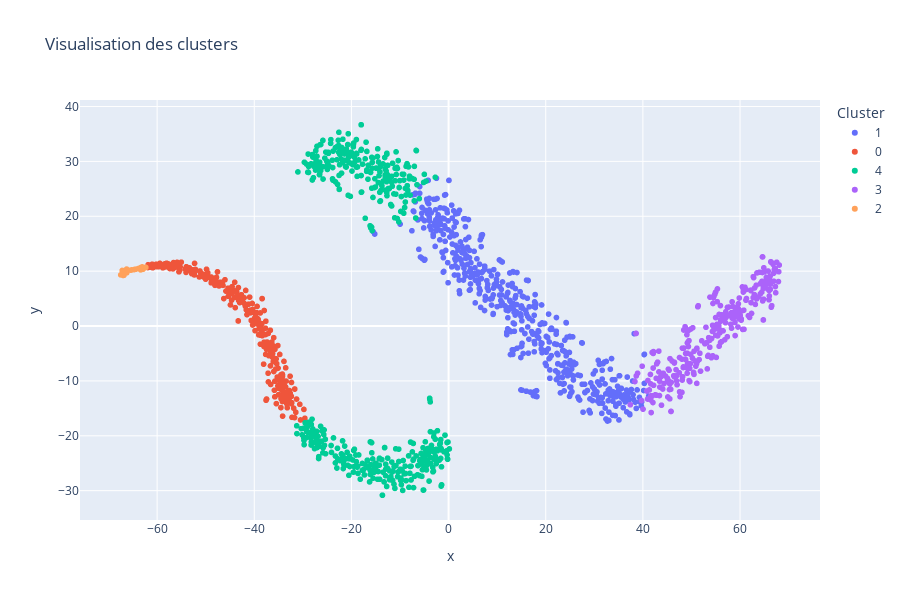

Notebook code for this chart:
### Code cell
from numpy import stack

X = stack(df['doc_vector'].values)  # Matrice des vecteurs
visualize_clusters_2d(X, df['cluster'], method='tsne')

### Figure 1 — Plotly figure (JSON) as saved in the notebook; plotly's stock layout.template omitted (floating-point values rounded to 4 significant figures; data arrays with more than 128 entries replaced by an {"elided": "..."} marker saying what was removed)
{"data": [{"hovertemplate": "Cluster=1<br>x=%{x}<br>y=%{y}<extra></extra>", "legendgroup": "1", "marker": {"color": "#636efa", "size": 6, "symbol": "circle"}, "mode": "markers", "name": "1", "showlegend": true, "type": "scattergl", "x": {"elided": "518 float values"}, "xaxis": "x", "y": {"elided": "518 float values"}, "yaxis": "y"}, {"hovertemplate": "Cluster=0<br>x=%{x}<br>y=%{y}<extra></extra>", "legendgroup": "0", "marker": {"color": "#EF553B", "size": 6, "symbol": "circle"}, "mode": "markers", "name": "0", "showlegend": true, "type": "scattergl", "x": {"elided": "244 float values"}, "xaxis": "x", "y": {"elided": "244 float values"}, "yaxis": "y"}, {"hovertemplate": "Cluster=4<br>x=%{x}<br>y=%{y}<extra></extra>", "legendgroup": "4", "marker": {"color": "#00cc96", "size": 6, "symbol": "circle"}, "mode": "markers", "name": "4", "showlegend": true, "type": "scattergl", "x": {"elided": "470 float values"}, "xaxis": "x", "y": {"elided": "470 float values"}, "yaxis": "y"}, {"hovertemplate": "Cluster=3<br>x=%{x}<br>y=%{y}<extra></extra>", "legendgroup": "3", "marker": {"color": "#ab63fa", "size": 6, "symbol": "circle"}, "mode": "markers", "name": "3", "showlegend": true, "type": "scattergl", "x": {"elided": "279 float values"}, "xaxis": "x", "y": {"elided": "279 float values"}, "yaxis": "y"}, {"hovertemplate": "Cluster=2<br>x=%{x}<br>y=%{y}<extra></extra>", "legendgroup": "2", "marker": {"color": "#FFA15A", "size": 6, "symbol": "circle"}, "mode": "markers", "name": "2", "showlegend": true, "type": "scattergl", "x": [-65.22, -67.17, -67.17, -63.07, -67.0, -63.68, -67.17, -67.17, -62.32, -63.34, -64.36, -63.38, -67.17, -67.17, -62.89, -66.24, -67.17, -65.44, -63.89, -67.17, -66.25, -64.69, -67.17, -67.17, -62.92, -67.49, -66.27, -67.17, -66.82], "xaxis": "x", "y": [10.22, 10.12, 10.12, 10.77, 9.214, 10.51, 10.12, 10.12, 10.68, 10.67, 10.37, 10.23, 10.12, 10.12, 10.35, 9.742, 10.12, 10.19, 10.47, 10.12, 9.697, 10.3, 10.12, 10.12, 10.73, 9.32, 10.37, 10.12, 9.253], "yaxis": "y"}], "layout": {"height": 600, "legend": {"title": {"text": "Cluster"}, "tracegroupgap": 0}, "title": {"text": "Visualisation des clusters"}, "width": 900, "xaxis": {"anchor": "y", "domain": [0, 1], "title": {"text": "x"}}, "yaxis": {"anchor": "x", "domain": [0, 1], "title": {"text": "y"}}}}
